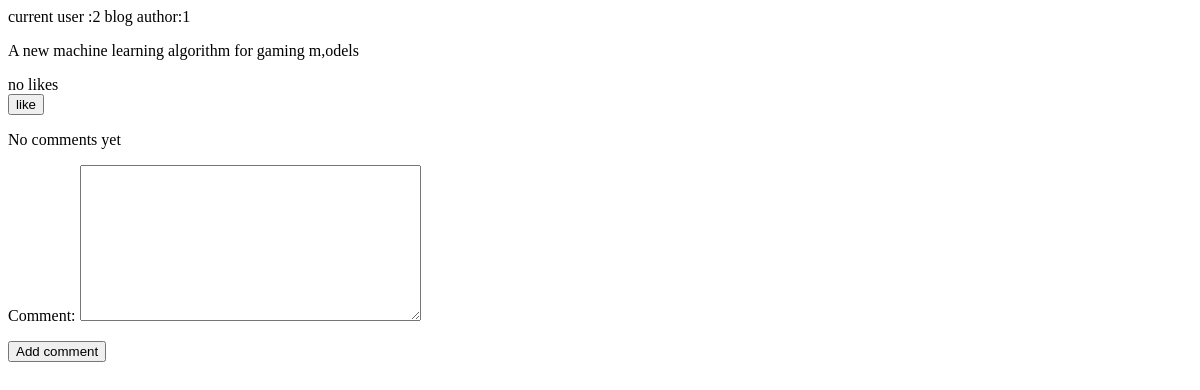
Page /blogs/morio-ai/ (signed in) on the earlier database version.
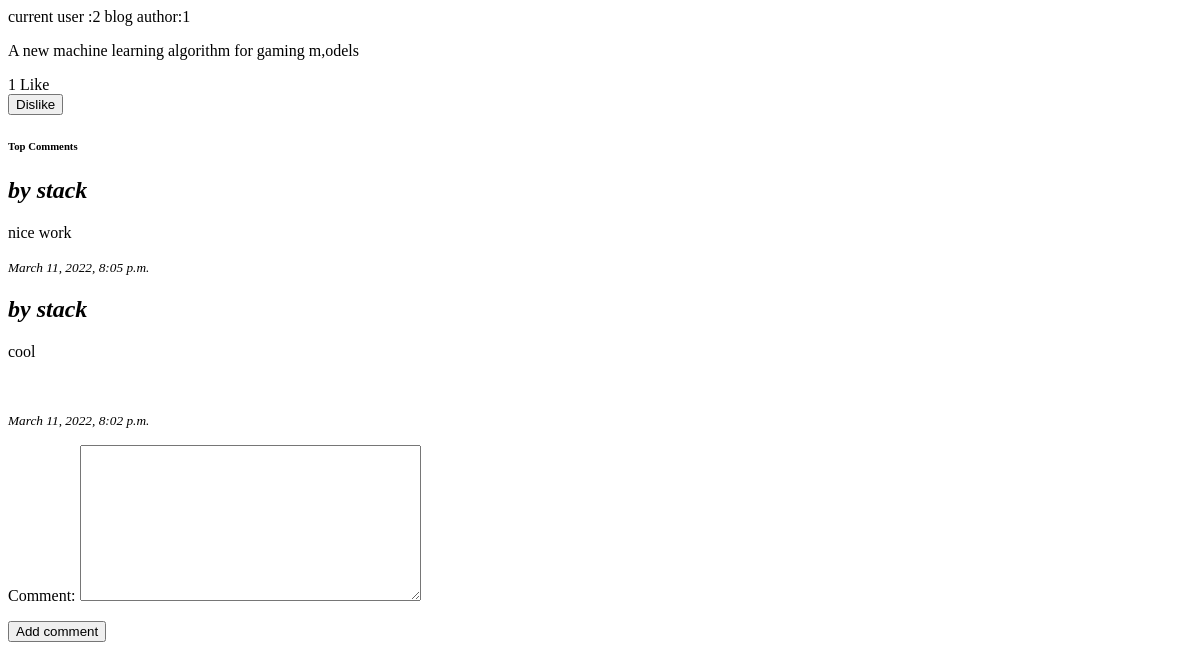
Same page on the later database version.
### accounts/models.py (models this page shows, shortened)
class Comment(models.Model):
    blog =  models.ForeignKey(Blog, on_delete=models.CASCADE,  null=True)
    author = models.ForeignKey(User, on_delete=models.CASCADE, null=True)
    comment = RichTextField(null=True)
    date_added = models.DateTimeField(auto_now_add=True, null=True)

### stack/views.py (the view, shortened to what this page needs)
# urls.py: path('blogs/<slug:slug>/', blog_details, name="blog_details"),
def blog_details(request, slug):
    blog = get_object_or_404(Blog, slug=slug)
    comments = Comment.objects.filter(blog=blog).order_by('-id')[:2]
    is_liked = False
    if  blog.likes.filter(id= request.user.id).exists():
        is_liked=True
    form = CommentsForm()
    context = {
        'blog':blog,
        'total_likes':blog.total_likes(),
        'is_liked':is_liked,
        'form':form,
        'comments':comments,
    }
    return render(request, 'stack/postdetails.html', context)

### accounts/forms.py
class CommentsForm(ModelForm):
    class Meta:
        model = Comment
        fields = ['comment']

### accounts/models.py (called while the page is built)
    def total_likes(self):
        return self.likes.count()

### templates/stack/postdetails.html (shortened to what this page needs)
<!DOCTYPE html>
<html lang="en">
<head>
</head>
<body>
    current user :{{user.id}}
    blog author:{{ blog.author.id}}
    {{blog.content| safe}}
    {% if total_likes == 0 %}
    no likes
    {% else %}
    {{total_likes}} Like{{total_likes |pluralize}}
    {% endif %}
    {% if request.user.is_authenticated %}
      <form action="{% url 'like_blog' blog.slug %}" method="post">
          {% if is_liked %}
          <button name="blog_slug" value="{{blog.slug}}" type="submit">Dislike</button>
          {% else %}
          <button name="blog_slug" value="{{blog.slug}}" type="submit">like</button>
          {% endif %}
        </form>
        {% if not comments %}
        <p>No comments yet</p>
        {% else %}
        <h6>Top Comments</h6>
          {% for comment in comments %}
            <h2><i>by {{comment.author.username}}</i></h2>
            <P>{{comment.comment |safe}}
              <span><small><i>{{comment.date_added}}</i></small></span>
            </P>
          {% endfor %}
        {% endif %}
        <form action="" method="post" enctype="multipart/form-data">
          {{form.as_p}}
          <button type="submit">Add comment</button>
      </form>
    {% endif %}
</body>
</html>

Differences in the rows shown:
added Comment: author.username "stack", comment "nice work", date_added "March 11, 2022, 8:05 p.m."
added Comment: author.username "stack", comment "cool", date_added "March 11, 2022, 8:02 p.m."
Other differences:
{{ total_likes }}: (not shown) → "1"
text no longer shown: "no likes like No comments yet"
text now shown: "Like Dislike Top Comments"
